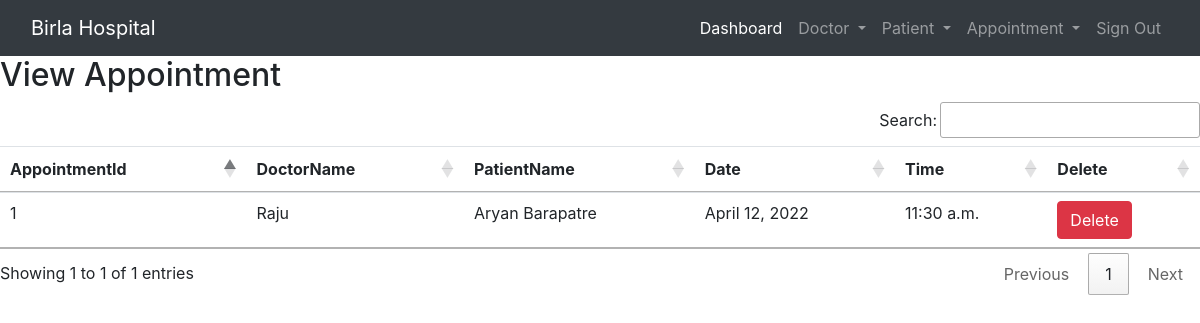
The page /view_appointment/ (signed in) on the database its author committed.
### hospital/models.py (models this page shows)
class Appointment(models.Model):
    Doctor = models.ForeignKey(Doctor, on_delete=models.CASCADE)
    Patient = models.ForeignKey(Patient, on_delete=models.CASCADE)
    date = models.DateField()
    time = models.TimeField()

class Doctor(models.Model):
    Name = models.CharField(max_length=50)
    mobile = models.IntegerField()
    special = models.CharField(max_length=50)

class Patient(models.Model):
    name = models.CharField(max_length=50)
    gender = models.CharField(max_length=10)
    mobile = models.IntegerField(null=True)
    address = models.TextField()

### hospital/views.py (the view)
# urls.py: path('view_appointment/', View_Appointment, name='view_appointment'),
def View_Appointment(request):
    if not request.user.is_staff:
        return redirect('admin_login')
    doc = Appointment.objects.all()
    d = {'doc': doc}
    return render(request, 'view_appointment.html', d)

### hospital/templates/view_appointment.html
{% include 'base.html' %}
{% include 'navigation.html' %}
{% block content %}
<div>
    <h2>View Appointment</h2>
    <table id="example" class="table table-hover">
        <thead>
            <tr>
                <th>AppointmentId</th>
                <th>DoctorName</th>
                <th>PatientName</th>
                <th>Date</th>
                <th>Time</th>
                <th>Delete</th>
            </tr>
        </thead>
        <tbody>
            {% for i in doc %}
            <tr>
                <td>{{i.id}}</td>
                <td>{{i.Doctor.Name}}</td>
                <td>{{i.Patient.name}}</td>
                <td>{{i.date}}</td>
                <td>{{i.time}}</td>
                <td><a href="{% url 'delete_patient' i.id %}"
                        onclick="return confirm('Are you sure that you want to delete')"
                        class="btn btn-danger">Delete</a></td>
            </tr>
            {% endfor %}
        </tbody>
    </table>
</div>
{% endblock content %}

### rows shown on the page
Appointment: id "1", Doctor.Name "Raju", Patient.name "Aryan Barapatre", date "April 12, 2022", time "11:30 a.m."
